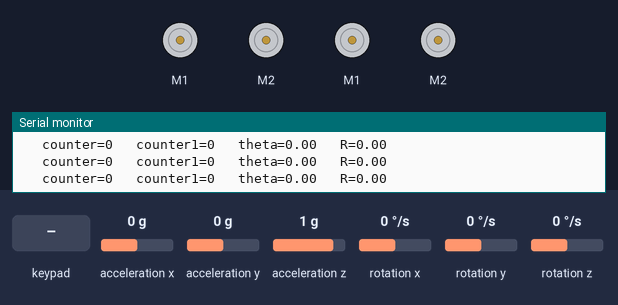
Bench run of a sketch on a simulated Arduino Uno, built with avr-gcc and run on an emulated ATmega328P. Shown: 4 × DC motor (green arrow = forward, orange = backward, longer = faster), the last lines printed to the serial monitor. Inputs (shaded band) come from the test bench; at power-on: rotation z 0 °/s, acceleration x 0 g, acceleration y 0 g, acceleration z 1 g, rotation x 0 °/s, rotation y 0 °/s.

Above: at 1.2 s.
1.3 s: rotation z set to -100 °/s
At 2.4 s:
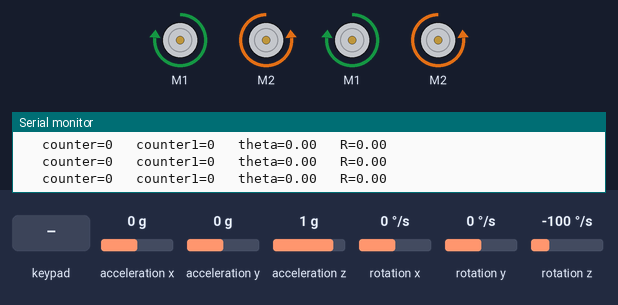
3.5 s: key 'S' pressed
At 4.7 s:
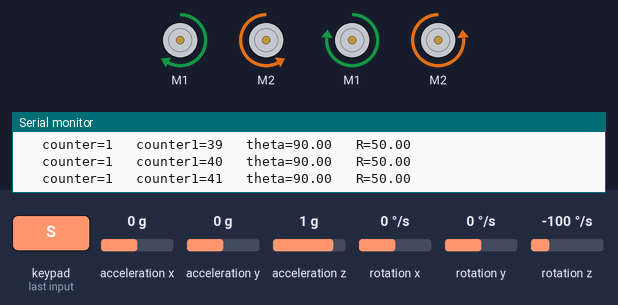
5.0 s: rotation z set to 100 °/s
At 7.89 s:
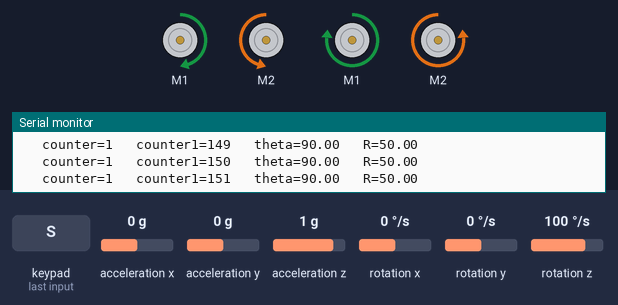
8.0 s: rotation z set to -16 °/s
11.0 s: rotation z set to 192 °/s
At 13.4 s:
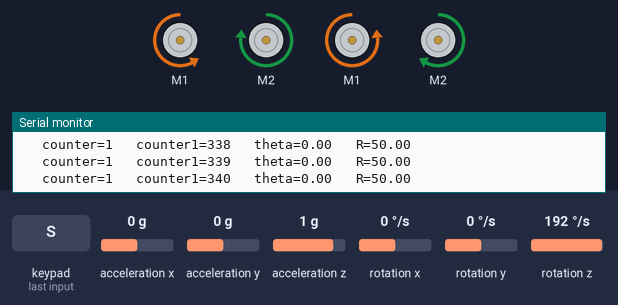
13.7 s: key 'S' pressed
At 14.8 s:
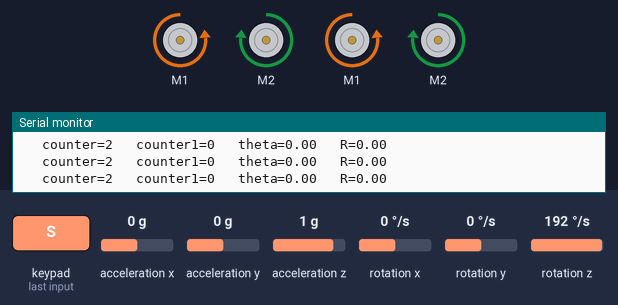
Timing chart, 0 to 16.2 s (numbered marks = the images above; inputs shaded):
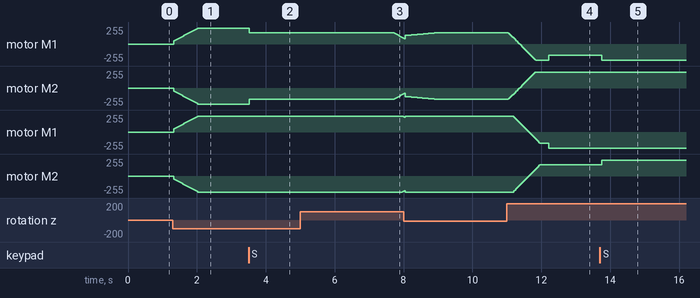

Measured:
- after the input at 1.3 s, motor M1, motor M1: moves from stopped to forward 240/255 over 0.69 s, starting at once; motor M2, motor M2: moves from stopped to backward 240/255 over 0.69 s, starting at once
- after the input at 3.5 s, motor M1: forward 240/255 → forward 168/255 at once; motor M2: backward 240/255 → backward 168/255 at once
- after the input at 5.0 s, motor M1: moves from forward 168/255 to forward 88/255 over 0.27 s, starting after 2.7 s; motor M2: moves from backward 168/255 to backward 88/255 over 0.27 s, starting after 2.7 s; motor M1: forward 240/255 → forward 230/255 after 3.0 s; motor M2: backward 240/255 → backward 230/255 after 3.0 s
- after the input at 11.0 s, motor M2: moves from backward 168/255 to forward 240/255 over 0.79 s, starting at once; motor M2: moves from backward 240/255 to forward 168/255 over 0.76 s, starting after 0.19 s
- after the input at 13.7 s, motor M1: backward 168/255 → backward 240/255 after 0.05 s; motor M2: forward 168/255 → forward 240/255 after 0.05 s

The sketch:

sketch_sep21a_counternotusefui.ino
```cpp
#include <PS2X_lib.h>
PS2X ps2x;
#include <Wire.h>
#include <MPU6050.h>
MPU6050 mpu;
unsigned long timer = 0;
float timeStep = 0.01;
float yaw = 0;

#include <SoftwareSerial.h>
#include <SabertoothSimplified.h>

SoftwareSerial SWSerial1(NOT_A_PIN, 10);
SabertoothSimplified ST1(SWSerial1);
SoftwareSerial SWSerial2(NOT_A_PIN, 3);
SabertoothSimplified ST2(SWSerial2);
float R, theta, M, count1 = 0, count2 = 0, count3 = 0, count4 = 0, h = 0, j = 0, k = 0, l = 0, setpoint = 0, pre_error, p, i, d, error, pid, L1, L2, R1, R2, LY, LX, a, b, c, A, B, C, D;
float kp = 0, ki = 0, kd = 0;
int N,RX,RY;
int RED,counter1;
int GREEN,PINK;
int s1=0;
int BLUE,FORWARD,BACKWARD,RIGHT,LEFT;
 int w;
  int counter;
void setup() {
  M = ps2x.config_gamepad(9,7,6,8, true, true);
  SWSerial1.begin(9600);

  SWSerial2.begin(9600);

  Serial.begin(115200);
  while (!mpu.begin(MPU6050_SCALE_2000DPS, MPU6050_RANGE_2G)) {
    Serial.println("Could not find a valid MPU6050 sensor, check wiring!");
    delay(500);
  }
  mpu.calibrateGyro();
  mpu.setThreshold(1);
}
void loop() {
 if(error>=12 && error<=-12 )
  {
    kp=12, kd=28;
  }
  else
  {
    kp=4,kd=20;
  }
  timer = millis();
  Vector norm = mpu.readNormalizeGyro();
  yaw = yaw + norm.ZAxis * timeStep;
  delay((timeStep * 1000) - (millis() - timer));

  error = setpoint - yaw;
  p = error;
  i = i + error;
  d = error - pre_error;
  pre_error = error;
  pid = kp * p + ki * i + kd * d;
  pid = constrain(pid, -120, 120);


  //  Serial.print("pid ");
  //  Serial.print(pid);
  ps2x.read_gamepad();
  LX = ps2x.Analog(PSS_LX);
  LY = ps2x.Analog(PSS_LY);
  RX = ps2x.Analog(PSS_RX);
  RY = ps2x.Analog(PSS_RY);
  L1 = ps2x.ButtonPressed(PSB_L1);
  R1 = ps2x.ButtonPressed(PSB_R1);
  L2 = ps2x.ButtonPressed(PSB_L2);
  R2 = ps2x.ButtonPressed(PSB_R2);
  LY = ps2x.Analog(PSS_LY);
  LX = ps2x.Analog(PSS_LX);
  RED = ps2x.ButtonPressed(PSB_RED);
  PINK = ps2x.ButtonPressed(PSB_PINK);
  GREEN = ps2x.ButtonPressed(PSB_GREEN);
  BLUE = ps2x.ButtonPressed(PSB_BLUE);
    FORWARD=ps2x.Button(PSB_PAD_UP);
  BACKWARD=ps2x.Button(PSB_PAD_DOWN);
  RIGHT=ps2x.Button(PSB_PAD_RIGHT);
  LEFT=ps2x.Button(PSB_PAD_LEFT);


  RX = map(RX,0,255,127,-127);
  RY = map(RY,0,255,127,-127);
  LX = map(LX,0,255,127,-127);
  LY = map(LY,0,255,127,-127);
  R=sqrt((RX*RX)+(RY*RY));
  theta=atan2(RY,RX)* 180 / 3.142;

  if(PINK==1 && w==0){
    w=1;
  }
  if(PINK==1 && w==1){
   counter++;
    w=0;
  }
if(counter%2!=0){
  counter1++;
}
if (counter1>0 ){
  R=50;
  theta=90;

}
 if (counter1>=300  ){
  R=50;
  theta=0;


}
 if ( counter1>=600 ){
  R=50;
  theta=-90;


}
 if (counter1>=900  ){
  R=50;
  theta=180;

}
if(counter1>=1200){
  // counter1=0;
  R=0;
}
if(counter%2==0){
  counter1=0;
}


  a = R * sin((theta - 45) * 3.142 / 180);
  b = R * sin((135 - theta) * 3.142 / 180);
  c = R * sin((theta - 45) * 3.142 / 180);
  d = R * sin((135 - theta) * 3.14 /180);

   A = -a + pid;
  B = b - pid;
  C = c + pid;
  D = -d - pid;
  A = constrain(A, -120, 120);
  B = constrain(B, -120, 120);
  C = constrain(C, -120, 120);
  D = constrain(D, -120, 120);
  ST1.motor(1, A);
  ST1.motor(2, B);
  ST2.motor(1, C);
  ST2.motor(2, D);

  Serial.print("   counter=");
  Serial.print(counter);
    Serial.print("   counter1=");
  Serial.print(counter1);
     Serial.print("   theta=");
  Serial.print(theta);
      Serial.print("   R=");
  Serial.println(R);


}
```
